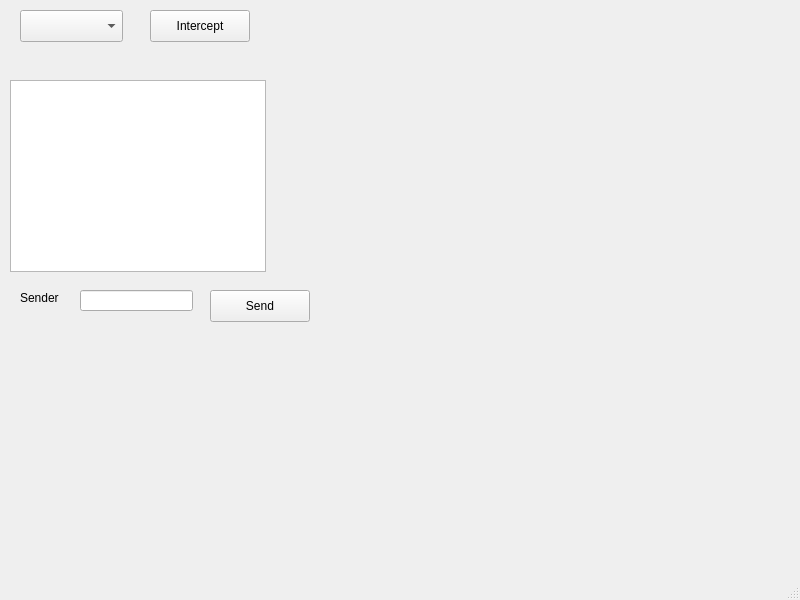
<?xml version="1.0" encoding="UTF-8"?>
<ui version="4.0">
 <class>MainWindow</class>
 <widget class="QMainWindow" name="MainWindow">
  <property name="geometry">
   <rect>
    <x>0</x>
    <y>0</y>
    <width>800</width>
    <height>600</height>
   </rect>
  </property>
  <property name="windowTitle">
   <string>MainWindow</string>
  </property>
  <widget class="QWidget" name="centralwidget">
   <widget class="QComboBox" name="comboBox">
    <property name="geometry">
     <rect>
      <x>20</x>
      <y>10</y>
      <width>103</width>
      <height>32</height>
     </rect>
    </property>
   </widget>
   <widget class="QPushButton" name="pushButton">
    <property name="geometry">
     <rect>
      <x>150</x>
      <y>10</y>
      <width>100</width>
      <height>32</height>
     </rect>
    </property>
    <property name="text">
     <string>Intercept</string>
    </property>
   </widget>
   <widget class="QTextBrowser" name="textBrowser">
    <property name="geometry">
     <rect>
      <x>10</x>
      <y>80</y>
      <width>256</width>
      <height>192</height>
     </rect>
    </property>
   </widget>
   <widget class="QLineEdit" name="lineEdit">
    <property name="geometry">
     <rect>
      <x>80</x>
      <y>290</y>
      <width>113</width>
      <height>21</height>
     </rect>
    </property>
   </widget>
   <widget class="QPushButton" name="pushButton_2">
    <property name="geometry">
     <rect>
      <x>210</x>
      <y>290</y>
      <width>100</width>
      <height>32</height>
     </rect>
    </property>
    <property name="text">
     <string>Send</string>
    </property>
   </widget>
   <widget class="QLabel" name="label">
    <property name="geometry">
     <rect>
      <x>20</x>
      <y>290</y>
      <width>58</width>
      <height>16</height>
     </rect>
    </property>
    <property name="text">
     <string>Sender</string>
    </property>
   </widget>
  </widget>
  <widget class="QMenuBar" name="menubar">
   <property name="geometry">
    <rect>
     <x>0</x>
     <y>0</y>
     <width>800</width>
     <height>22</height>
    </rect>
   </property>
  </widget>
  <widget class="QStatusBar" name="statusbar"/>
 </widget>
 <resources/>
 <connections/>
</ui>
